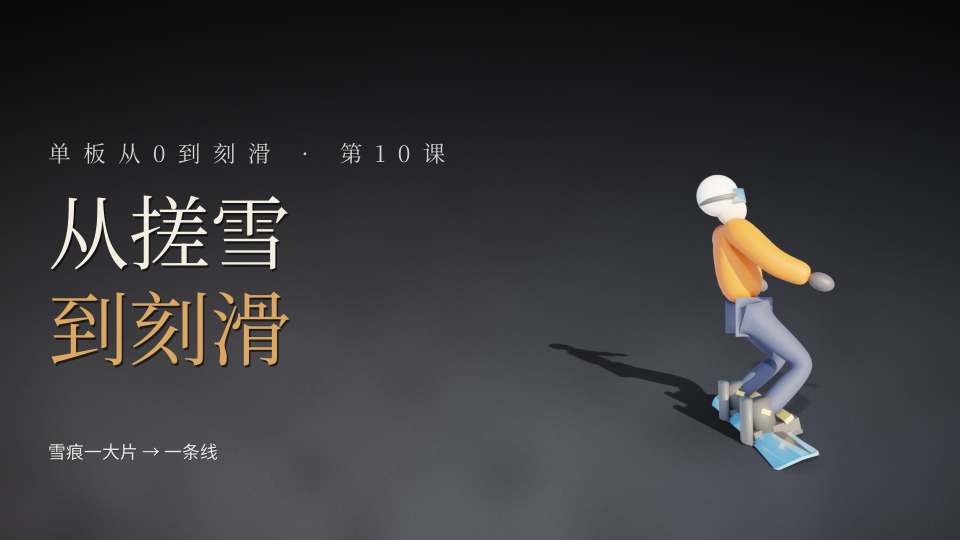
#> input picture video/单板从0到刻滑第10课-从搓雪到刻滑-横版16x9.jpg, 1920 x 1080 px (shown at 1/2 size); its folder holds only this picture in this run
$ python -i vert.py   (imports and definitions only)
#> lines starting #> are read from the running program, lines starting #| are printed output that depends on the picture
"""《单板从0到刻滑》竖屏 2D 叠加（1080×1920）：大字标题、描边字幕、关卡徽章、追踪 3D 关节的标注。"""
import math, subprocess
import cairo
import numpy as np
from PIL import Image
from epbase import plain

W, H, FPS = 1080, 1920, 30
SERIF, SANS = "Noto Serif SC", "Noto Sans SC"
INK = (0.97, 0.96, 0.93)
DIM = (0.70, 0.73, 0.78)
GOLD = (1.0, 0.78, 0.36)
ICE = (0.55, 0.80, 1.0)
RED = (1.0, 0.36, 0.30)
GREEN = (0.40, 0.90, 0.55)
SERIES = "单板从0到刻滑"


def clamp(x, a=0.0, b=1.0):
    return max(a, min(b, x))


def ease(x):
    x = clamp(x); return x * x * (3 - 2 * x)


def ramp(t, t0, t1):
    return ease((t - t0) / max(1e-6, t1 - t0))


def window(t, a, b, fade=0.3):
    return min(ramp(t, a - fade * 0.5, a + fade * 0.5), 1 - ramp(t, b - fade * 0.5, b + fade * 0.5))


# [4 lines left out: function pop, not called in this run]


def font(c, size, bold=False, face=SANS):
    c.select_font_face(face, cairo.FONT_SLANT_NORMAL, cairo.FONT_WEIGHT_BOLD if bold else cairo.FONT_WEIGHT_NORMAL)
    c.set_font_size(size)


def tw(c, s):
    return c.text_extents(s).x_advance


# [25 lines left out: functions rrect, stroke_text, not called in this run]


COLS = {"b": ICE, "w": GOLD, "r": RED, "g": GREEN}


# [157 lines left out: functions spans, rich_line, wrap, subtitle, badge, big_title and 4 more, not called in this run]


def note(c, s, alpha=1.0):
    stroke_text(c, s, 60, H - 330, 24, DIM, alpha * 0.9, bold=False, align="l", stroke=4)


def load_frame(path, zoom=1.0, focus=(0.5, 0.5)):
#> called with path = '../单板从0到刻滑第10课-从搓雪到刻滑-横版16x9.jpg', zoom = 1, focus = (0.5, 0.5)
    im = Image.open(path).convert("RGB")
#> im is the input picture: PIL image 1920x1080 RGB; mean R, G, B 56.5, 55.9, 58.2
    if zoom != 1.0:
        iw, ih = im.size
        cw, ch = iw / zoom, ih / zoom
        fx, fy = focus[0] * iw, focus[1] * ih
        x0 = clamp(fx - cw / 2, 0, iw - cw); y0 = clamp(fy - ch / 2, 0, ih - ch)
        im = im.crop((x0, y0, x0 + cw, y0 + ch))
    else:
        x0 = y0 = 0; cw, ch = im.size
#> after `cw, ch = im.size`: cw = 1920; ch = 1080
    im = im.resize((W, H), Image.LANCZOS)
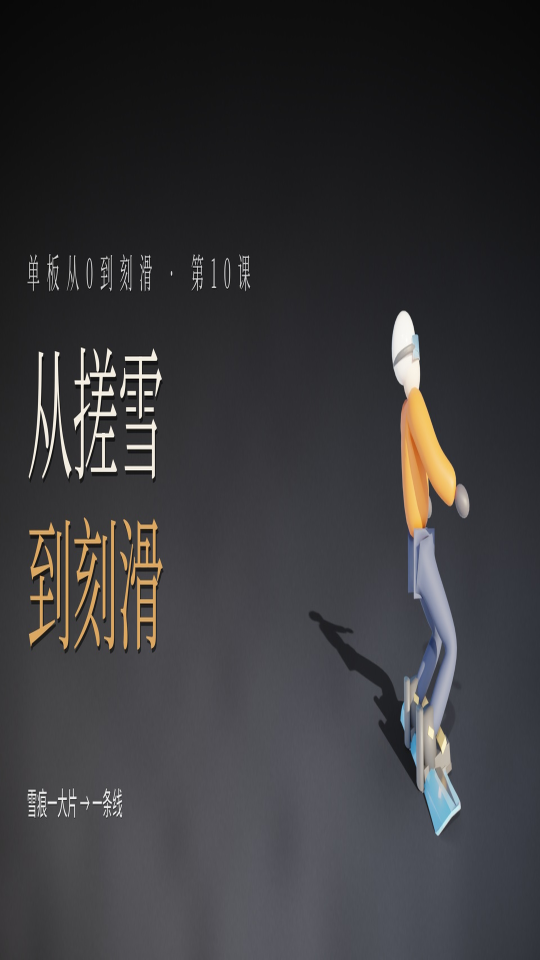
#> im: PIL image 1080x1920 RGB (shown at 1/2 size); mean R, G, B 56.5, 55.9, 58.2
    a = np.asarray(im)
    buf = np.dstack([a[..., 2], a[..., 1], a[..., 0], np.full(a.shape[:2], 255, np.uint8)]).copy()
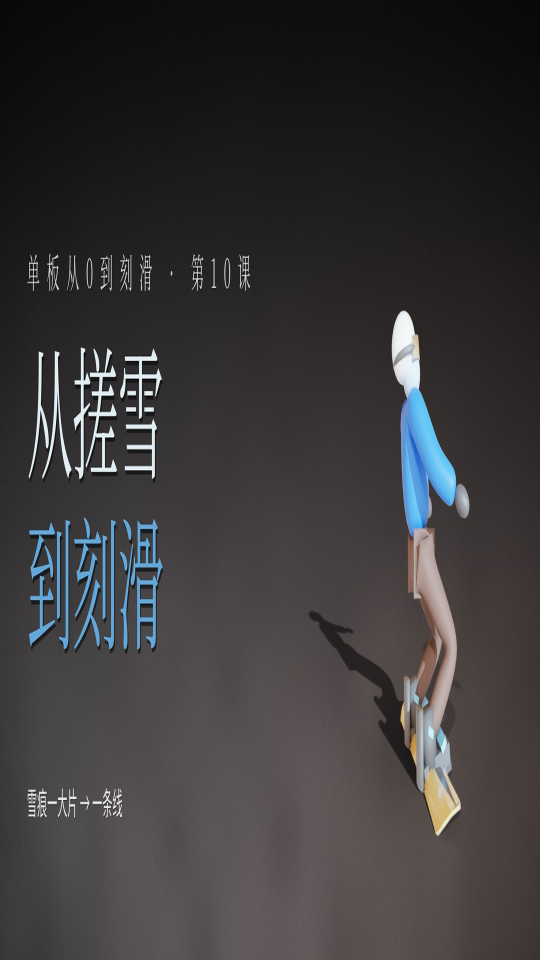
#> buf: shape (1920, 1080, 4) (shown at 1/2 size); mean R, G, B, A 58.2, 55.9, 56.5, 255
#> (the run stopped early here; a loop or call above may not have finished)

$ run again, on video/单板从0到刻滑第10课-从搓雪到刻滑-横版4x3.jpg
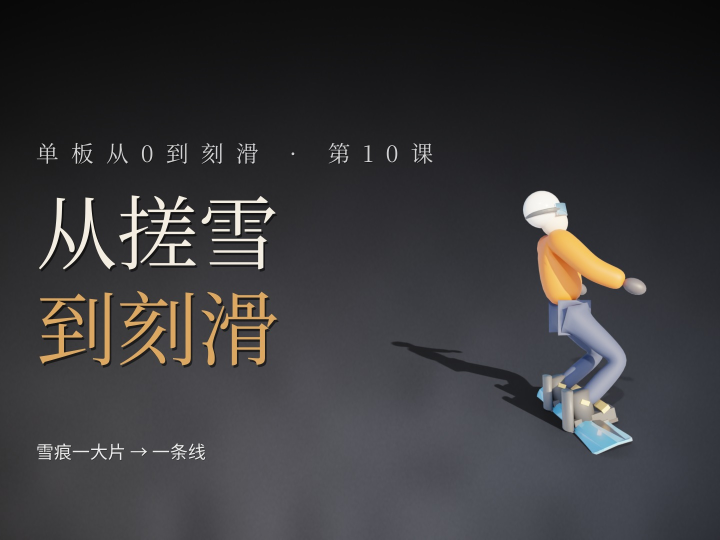
#> input picture video/单板从0到刻滑第10课-从搓雪到刻滑-横版4x3.jpg, 1440 x 1080 px (shown at 1/2 size)
#> in load_frame, im is the input picture: PIL image 1440x1080 RGB; mean R, G, B 57.2, 56.4, 58.4
#> in load_frame, `im = im.resize((W, H), Image.LANCZOS)`:
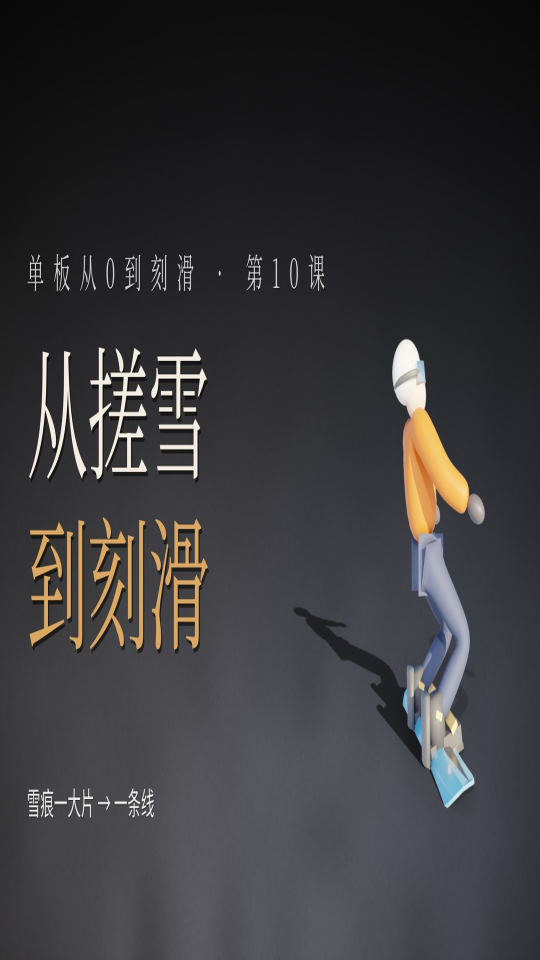
#> im: PIL image 1080x1920 RGB (shown at 1/2 size); mean R, G, B 57.2, 56.4, 58.4
#> in load_frame, `buf = np.dstack([a[..., 2], a[..., 1], a[..., 0], np.full(a.shape[:2],..`:
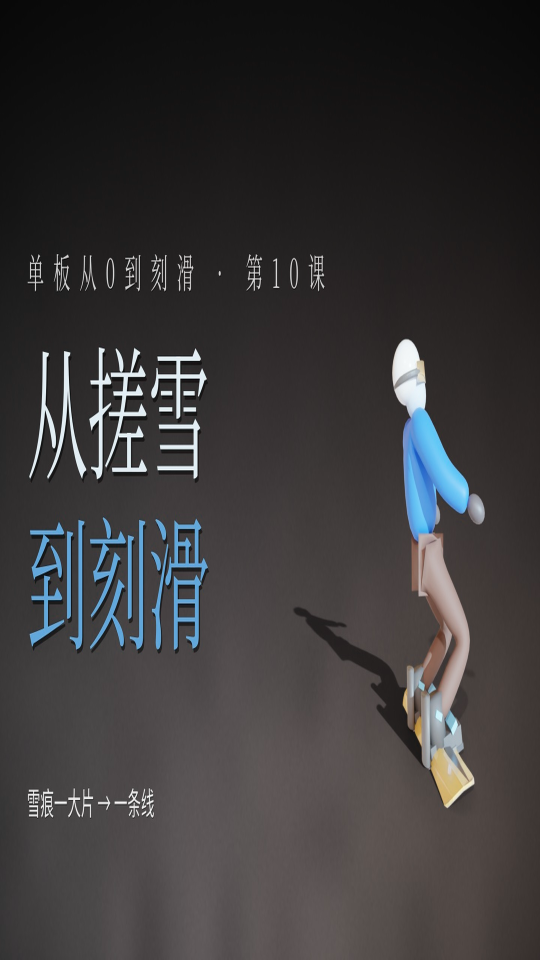
#> buf: shape (1920, 1080, 4) (shown at 1/2 size); mean R, G, B, A 58.4, 56.4, 57.2, 255

$ run again, on video/单板从0到刻滑第10课-从搓雪到刻滑-竖版3x4.jpg
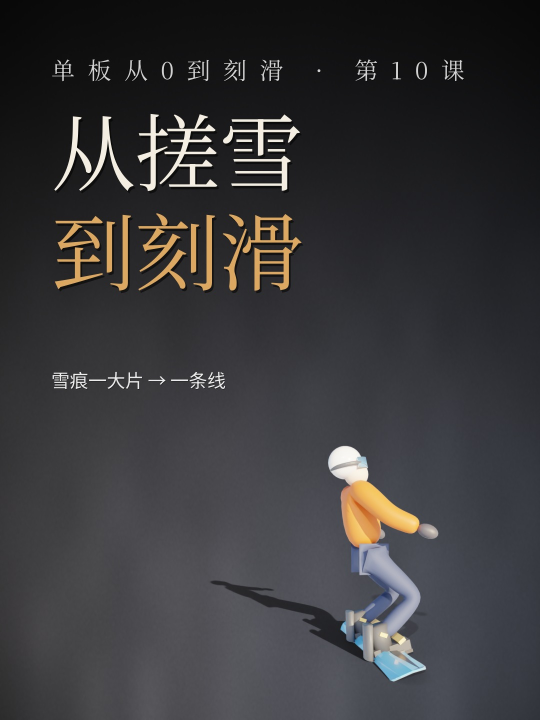
#> input picture video/单板从0到刻滑第10课-从搓雪到刻滑-竖版3x4.jpg, 1080 x 1440 px (shown at 1/2 size)
#> in load_frame, im is the input picture: PIL image 1080x1440 RGB; mean R, G, B 57, 56.3, 58.3
#> in load_frame, `im = im.resize((W, H), Image.LANCZOS)`:
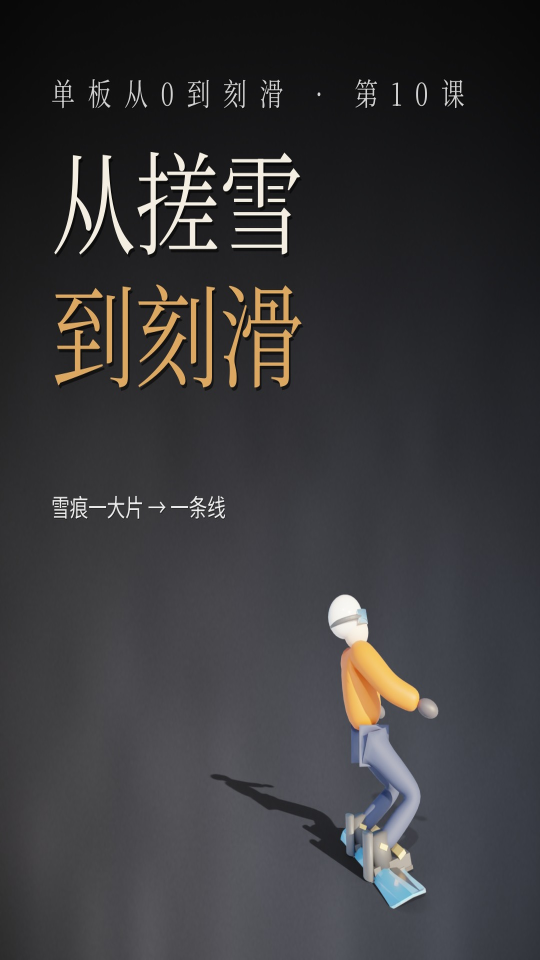
#> im: PIL image 1080x1920 RGB (shown at 1/2 size); mean R, G, B 57, 56.3, 58.3
#> in load_frame, `buf = np.dstack([a[..., 2], a[..., 1], a[..., 0], np.full(a.shape[:2],..`:
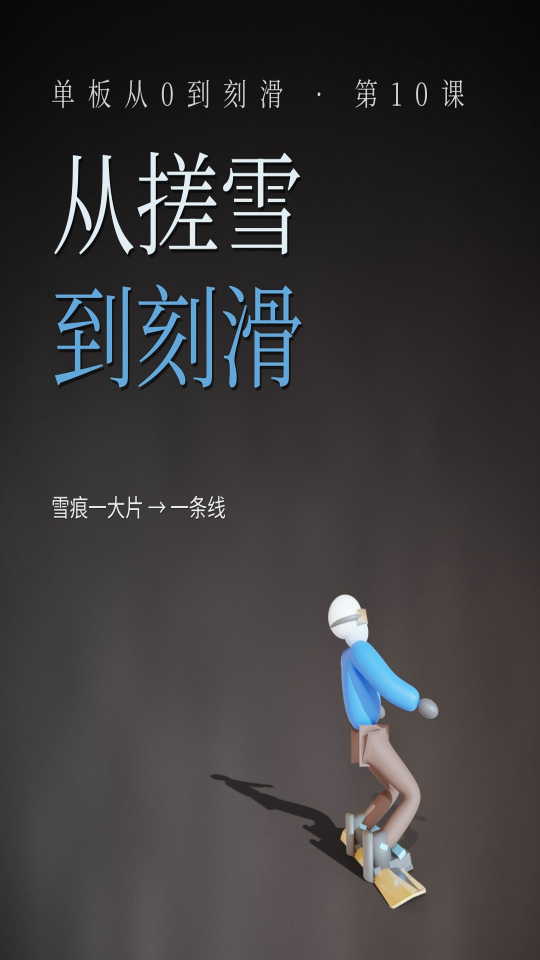
#> buf: shape (1920, 1080, 4) (shown at 1/2 size); mean R, G, B, A 58.3, 56.3, 57, 255
